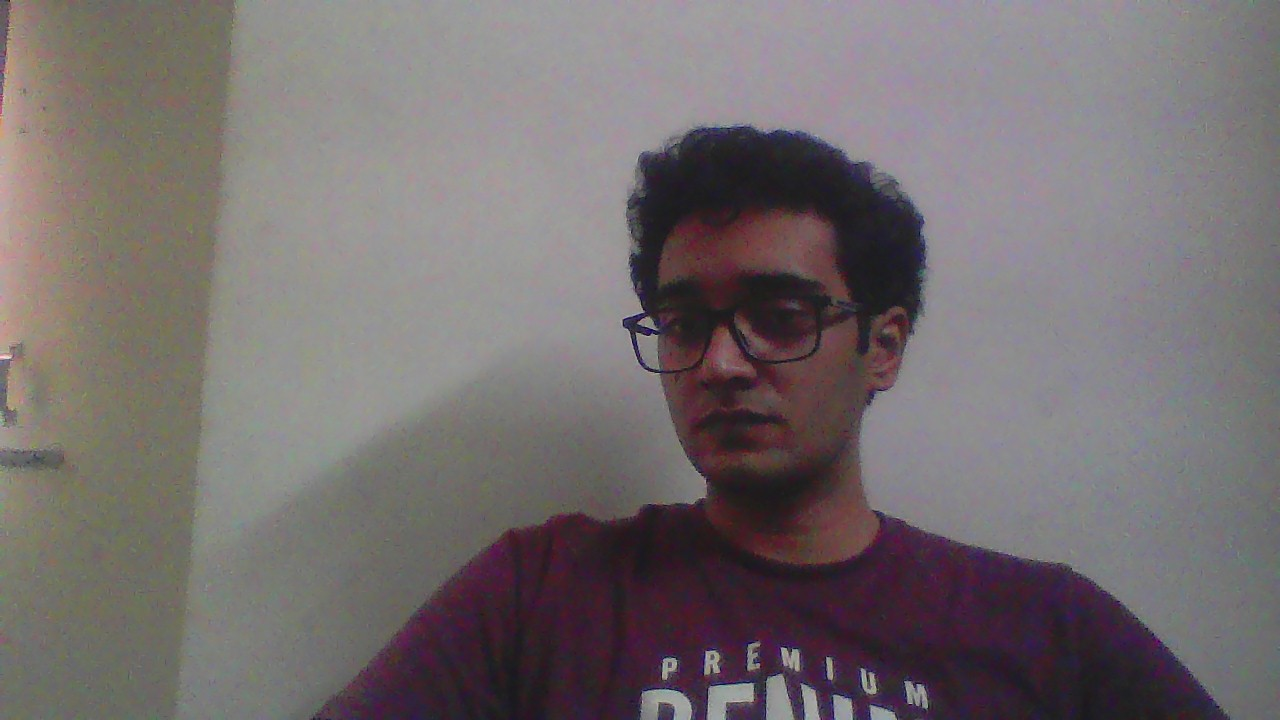
#> input picture Racket/Face Recognition/TestImages/ahsan.jpg, 1280 x 720 px
$ python tester.py
#> lines starting #> are read from the running program, lines starting #| are printed output that depends on the picture
### Racket/Face Recognition/faceRecognition.py
import cv2
import os
import numpy as np

#This module contains all common functions that are called in tester.py file


#Given an image below function returns rectangle for face detected alongwith gray scale image
def faceDetection(test_img):
    gray_img=cv2.cvtColor(test_img,cv2.COLOR_BGR2GRAY)#convert color image to grayscale
    face_haar_cascade=cv2.CascadeClassifier('HaarCascade/haarcascade_frontalface_default.xml')#Load haar classifier
    faces=face_haar_cascade.detectMultiScale(gray_img,scaleFactor=1.32,minNeighbors=5)#detectMultiScale returns rectangles

    return faces,gray_img

#Given a directory below function returns part of gray_img which is face alongwith its label/ID
def labels_for_training_data(directory):
    faces=[]
    faceID=[]

    for path,subdirnames,filenames in os.walk(directory):
        for filename in filenames:
            if filename.startswith("."):
                print("Skipping system file")#Skipping files that startwith .
                continue

            id=os.path.basename(path)#fetching subdirectory names
            img_path=os.path.join(path,filename)#fetching image path
            print("img_path:",img_path)
            print("id:",id)
            test_img=cv2.imread(img_path)#loading each image one by one
            if test_img is None:
                print("Image not loaded properly")
                continue
            faces_rect,gray_img=faceDetection(test_img)#Calling faceDetection function to return faces detected in particular image
            if len(faces_rect)!=1:
               continue #Since we are assuming only single person images are being fed to classifier
            (x,y,w,h)=faces_rect[0]
            roi_gray=gray_img[y:y+w,x:x+h]#cropping region of interest i.e. face area from grayscale image
            faces.append(roi_gray)
            faceID.append(int(id))
    return faces,faceID


#Below function trains haar classifier and takes faces,faceID returned by previous function as its arguments
def train_classifier(faces,faceID):
    face_recognizer=cv2.face.LBPHFaceRecognizer_create()
    face_recognizer.train(faces,np.array(faceID))
    return face_recognizer

#Below function draws bounding boxes around detected face in image
def draw_rect(test_img,face):
    (x,y,w,h)=face
    cv2.rectangle(test_img,(x,y),(x+w,y+h),(255,0,0),thickness=5)

#Below function writes name of person for detected label
def put_text(test_img,text,x,y):
    cv2.putText(test_img,text,(x,y),cv2.FONT_HERSHEY_DUPLEX,2,(255,0,0),4)

### Racket/Face Recognition/tester.py
import cv2
import os
import numpy as np
import faceRecognition as fr


#This module takes images  stored in diskand performs face recognition
test_img=cv2.imread('TestImages/ahsan.jpg')#test_img path
#> test_img is the input picture: shape (720, 1280, 3); mean B, G, R 110.6, 109.3, 116.4
faces_detected,gray_img=fr.faceDetection(test_img)
#> in faceDetection, `gray_img=cv2.cvtColor(test_img,cv2.COLOR_BGR2GRAY)#convert color image..`:
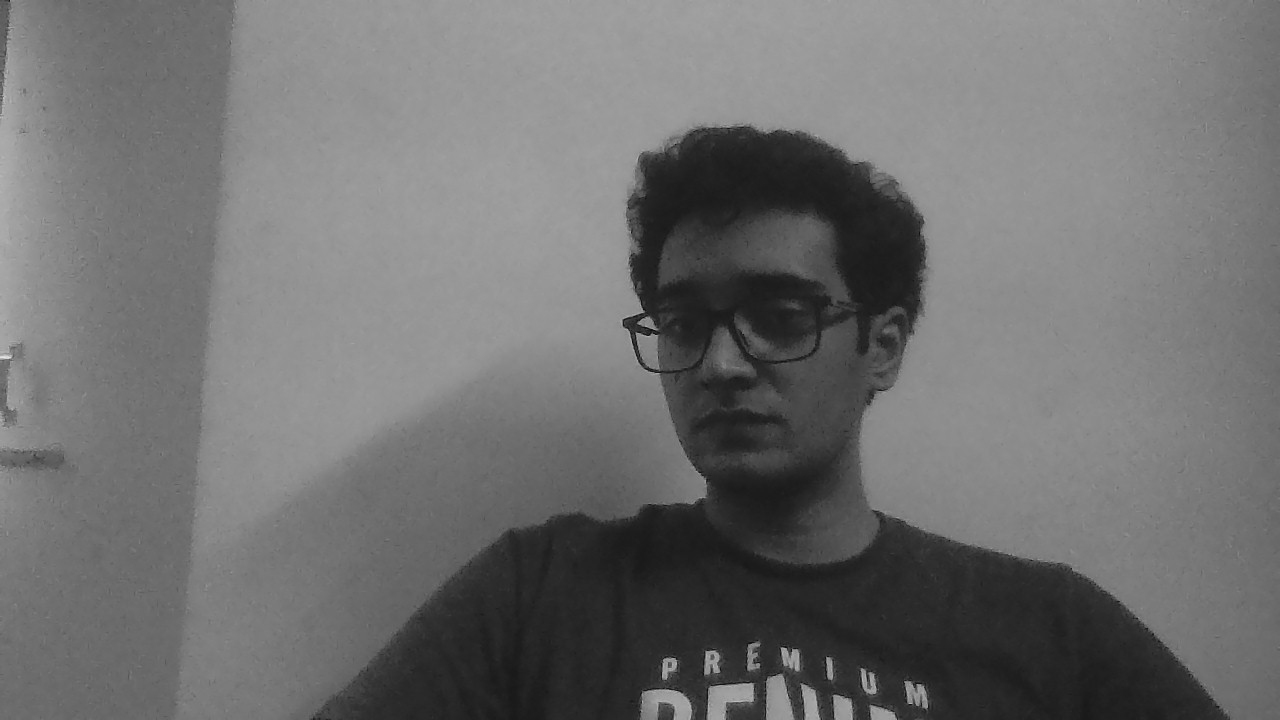
#> gray_img: shape (720, 1280); min 7, max 232, mean 111.6
#> in faceDetection, `faces=face_haar_cascade.detectMultiScale(gray_img,scaleFactor=1.32,min..`: faces = [[595, 203, 287, 287]]
#> faces_detected = [[595, 203, 287, 287]]
print("faces_detected:",faces_detected)
#| faces_detected: [[595 203 287 287]]


#Comment belows lines when running this program second time.Since it saves training.yml file in directory
faces,faceID=fr.labels_for_training_data('trainingImages')
#> pass 2 of the loop in labels_for_training_data, `for path,subdirnames,filenames in os.walk(directory):`:
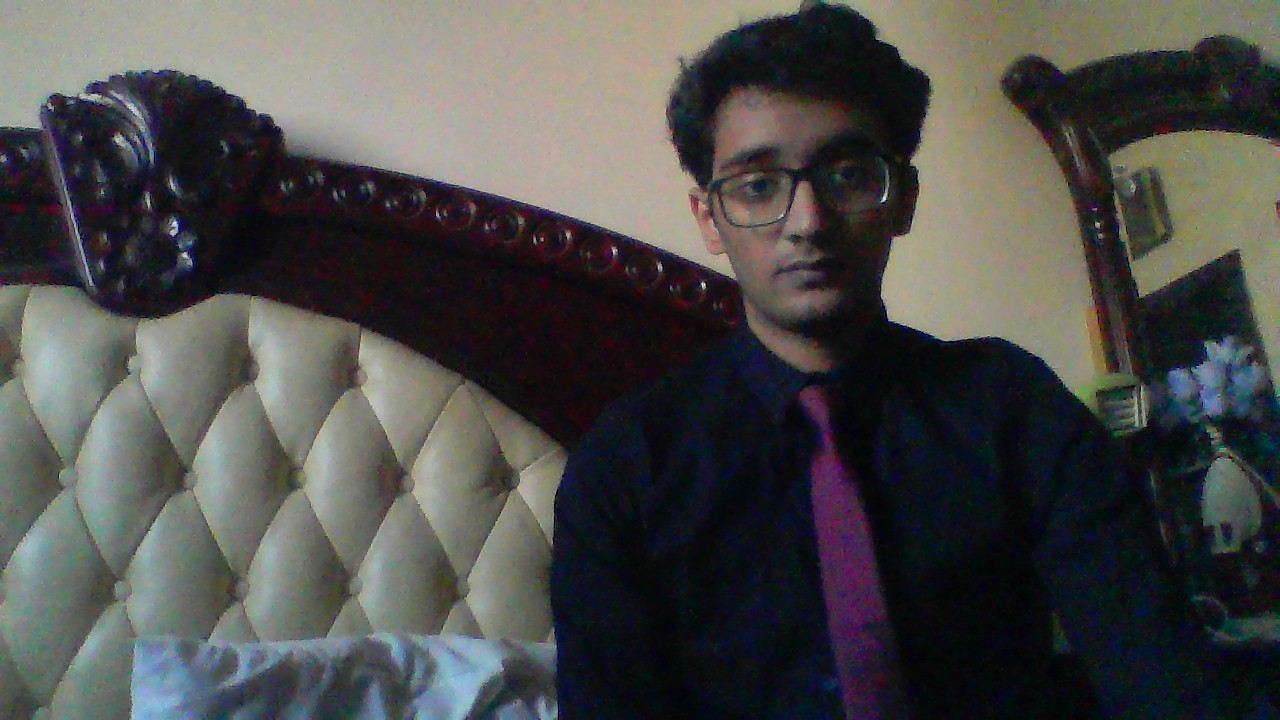
#> input picture Racket/Face Recognition/trainingImages/0/WIN_20210102_11_24_06_Pro.jpg, 1280 x 720 px
#> in labels_for_training_data, test_img is the input picture: shape (720, 1280, 3); mean B, G, R 73.9, 76.3, 75.8
#> in faceDetection (call 2), `gray_img=cv2.cvtColor(test_img,cv2.COLOR_BGR2GRAY)#convert color image..`:
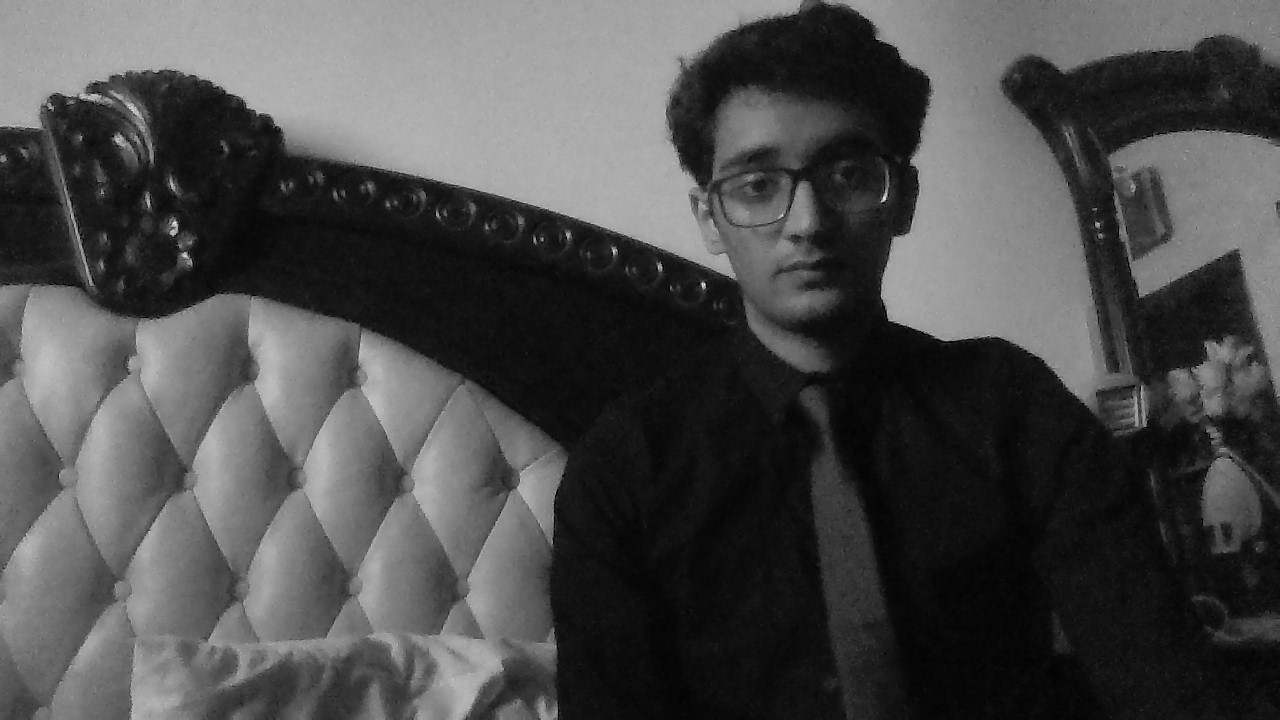
#> gray_img: shape (720, 1280); min 0, max 244, mean 75.9
#> faces = [[687, 87, 227, 227]]
#> in labels_for_training_data, `(x,y,w,h)=faces_rect[0]`: x = 687; y = 87; w = 227
#> in labels_for_training_data, `roi_gray=gray_img[y:y+w,x:x+h]#cropping region of interest i.e. face a..`:
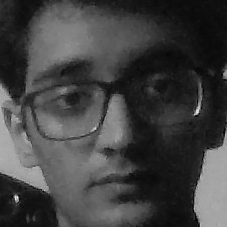
#> roi_gray: shape (227, 227); min 1, max 241, mean 65.7
face_recognizer=fr.train_classifier(faces,faceID)
face_recognizer.write('trainingData.yml')


#Uncomment below line for subsequent runs
# face_recognizer=cv2.face.LBPHFaceRecognizer_create()
# face_recognizer.read('trainingData.yml')#use this to load training data for subsequent runs

name={0:"Ahsan Nayaz"}#creating dictionary containing names for each label

for face in faces_detected:
    (x,y,w,h)=face
    roi_gray=gray_img[y:y+h,x:x+h]
    label,confidence=face_recognizer.predict(roi_gray)#predicting the label of given image
    print("confidence:",confidence)
    print("label:",label)
    fr.draw_rect(test_img,face)
    predicted_name=name[label]
    if(confidence>37):#If confidence more than 37 then don't print predicted face text on screen
        continue
    fr.put_text(test_img,predicted_name,x,y)
#> this loop made 1 pass
#> pass 1, `roi_gray=gray_img[y:y+h,x:x+h]`:
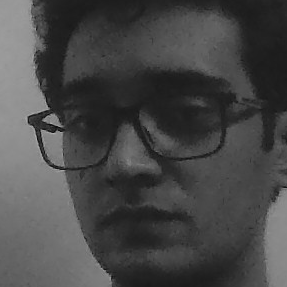
#> roi_gray: shape (287, 287); min 7, max 178, mean 71.6

resized_img=cv2.resize(test_img,(1000,1000))
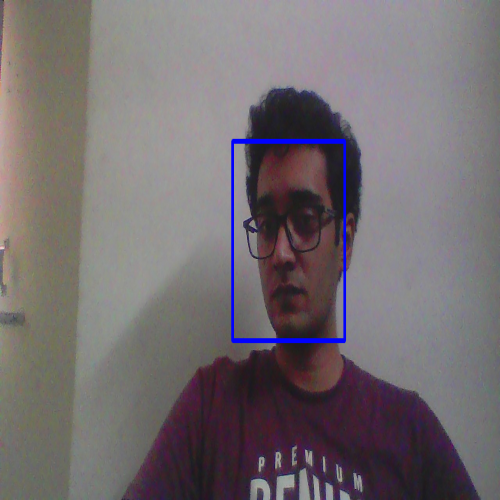
#> resized_img: shape (1000, 1000, 3) (shown at 1/2 size); mean B, G, R 112, 108.5, 115.6
cv2.imshow("face dtecetion tutorial",resized_img)
cv2.waitKey(0)#Waits indefinitely until a key is pressed
cv2.destroyAllWindows
